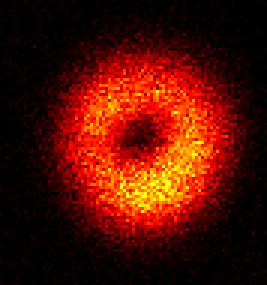
#> input picture py/input/xy_nanoparticle_alignment_donut.tif, 89 x 95 px (shown 3 times larger)
$ python master_figures.py
#> lines starting #> are read from the running program, lines starting #| are printed output that depends on the picture
"""
master_figures.py
Produces all Python/matplotlib figures for:
  Doughty et al.

Figures produced:
  fig2  - beam quality diagnostic: real vs theoretical LG01 beam
           panels a-c (real) + d-f (theoretical) → donut_comparison.pdf/png
           NOTE: requires xy_nanoparticle_alignment_donut.tif in INPUT dir.
  fig3  — centre-pull bias schematic (panel a) +
           SBR degradation curve (panel b)       → fig3combined.pdf/png
  fig4  — photon budget panel a + PSF/MINFLUX grid panel b
                                                 → figure4.pdf/png
  fig5  — linkage error distributions (panel b only)
                                                 → fig5b_distributions.pdf/png


"""

import numpy as np
from scipy.ndimage import gaussian_filter, zoom
from scipy.stats import skewnorm
import matplotlib
matplotlib.use("Agg")
import matplotlib.pyplot as plt
import matplotlib.gridspec as gridspec
import matplotlib.ticker
from matplotlib.patches import Circle, FancyBboxPatch
from matplotlib.lines import Line2D
import tifffile

rng = np.random.default_rng(42)

OUT   = "./output/"
INPUT = "./input/"

import os
os.makedirs(OUT, exist_ok=True)


plt.rcParams.update({
    "font.family":       "Helvetica",
    "font.size":         8,
    "axes.labelsize":    9,
    "axes.linewidth":    1.0,
    "xtick.labelsize":   7.5,
    "ytick.labelsize":   7.5,
    "xtick.major.width": 1.0,
    "ytick.major.width": 1.0,
    "xtick.minor.width": 1.0,
    "ytick.minor.width": 1.0,
    "lines.linewidth":   1.8,
    "legend.fontsize":   7.5,
    "mathtext.fontset":  "custom",
    "mathtext.rm":       "Helvetica",
    "mathtext.it":       "Helvetica:italic",
    "mathtext.bf":       "Helvetica:bold",
})


BLUE   = "#1f77b4"
ORANGE = "#ff7f0e"
RED    = "#d62728"


# FIGURE 2a -Centre-pull bias schematic


def hex_positions(cx, cy, r):
    angles = np.linspace(-np.pi/2, -np.pi/2 + 2*np.pi, 7)[:-1]
    pts = [(cx + r*np.cos(a), cy + r*np.sin(a)) for a in angles]
    pts.append((cx, cy))
    return pts

def photon_counts_2a(probes, fx, fy, N, b):
    dists2 = np.array([(px-fx)**2 + (py-fy)**2 for px, py in probes])
    L2 = max(dists2[:6])
    return N * dists2 / L2 + b

def naive_estimate(probes, counts):
    op = probes[:6]
    oc = counts[:6]
    inv = 1.0 / (oc + 1e-9)
    wx = sum(c*p[0] for c, p in zip(inv, op)) / sum(inv)
    wy = sum(c*p[1] for c, p in zip(inv, op)) / sum(inv)
    return wx, wy

def draw_geo(ax, r, fx, fy, N, b, title):
    probes = hex_positions(0, 0, r)
    counts = photon_counts_2a(probes, fx, fy, N, b)
    ex, ey = naive_estimate(probes, counts)
    ax.add_patch(Circle((0, 0), r, fill=False, edgecolor="#5b8dd9",
                         lw=1.4, ls="--", zorder=2))
    for px, py in probes[:6]:
        ax.plot(px, py, "o", color="#5b8dd9", ms=6, zorder=5,
                markeredgecolor="white", markeredgewidth=0.7)
        ax.plot(0, 0, "+", color="#5b8dd9", ms=8, mew=1.5, zorder=5)
        ax.plot(fx, fy, "x", color="#bc13fe", ms=10, mew=2.0, zorder=6)
        ax.plot(ex, ey, "+", color="#27ae60", ms=10, mew=2.0, zorder=6)

    ax.set_xlim(-r*1.55, r*1.55)
    ax.set_ylim(-r*1.55, r*1.55)
    ax.set_aspect("equal"); ax.axis("off")
    ax.set_title(title, fontsize=9, pad=6)
    return probes, counts

def draw_hist(ax, probes, counts, b):
    labels = [f"$x_{i+1}$" for i in range(6)] + ["$x_0$"]
    x   = np.arange(len(probes))
    sig = counts - b
    ax.bar(x, sig, color="#2e86c1", alpha=0.88, zorder=3)
    if b > 0:
        ax.bar(x, [b]*len(probes), bottom=sig,
               color="#e74c3c", alpha=0.80, zorder=3)
        ax.axhline(b, color="#e74c3c", lw=1.0, ls="--", alpha=0.7)
        ax.text(len(probes) - 0.3, b, " $b$", ha="left", va="center",
                fontsize=9, color="#e74c3c")
    ax.set_xticks(x); ax.set_xticklabels(labels, fontsize=7.5)
    ax.set_ylabel("EFO (kHz)", fontsize=8)
    ax.set_ylim(0, 105)
    ax.tick_params(axis="y", labelsize=7.5)
    ax.spines[["top","right"]].set_visible(False)
    ax.set_xlabel("Probe position", fontsize=8)

R_2a = 1.0; FX, FY = 0.30, 0.18; N_kHz = 70.0
B_NO = 0.0; B_YES = 30.0

fig2a = plt.figure(figsize=(8.0, 5.2))
fig2a.patch.set_facecolor("white")
gs2a = gridspec.GridSpec(2, 2, height_ratios=[1.45, 1.0],
                          hspace=0.15, wspace=0.32,
                          top=0.93, bottom=0.13)
ax_g1 = fig2a.add_subplot(gs2a[0, 0])
ax_g2 = fig2a.add_subplot(gs2a[0, 1])
ax_h1 = fig2a.add_subplot(gs2a[1, 0])
ax_h2 = fig2a.add_subplot(gs2a[1, 1])

p1, c1 = draw_geo(ax_g1, R_2a, FX, FY, N_kHz, B_NO,  "No background  ($b = 0$)")
p2, c2 = draw_geo(ax_g2, R_2a, FX, FY, N_kHz, B_YES, "With background  ($b > 0$)")
draw_hist(ax_h1, p1, c1, B_NO)
draw_hist(ax_h2, p2, c2, B_YES)

legend_elements = [
    Line2D([0],[0], marker="x", color="#bc13fe", markersize=10, mew=2.0,
           linestyle="none", label="True position"),
    Line2D([0],[0], marker="+", color="#27ae60", markersize=10, mew=2.0,
           linestyle="none", label="Estimated position"),
    Line2D([0],[0], color="#2e86c1", lw=6, alpha=0.88, label="Signal (EFO)"),
    Line2D([0],[0], color="#e74c3c", lw=6, alpha=0.80, label="Background ($b$)"),
]
fig2a.legend(handles=legend_elements, loc="lower center", ncol=4,
             fontsize=8, frameon=False, bbox_to_anchor=(0.5, -0.02))

fig2a.savefig(OUT + "fig2a_centrepull.pdf", dpi=300, bbox_inches="tight")
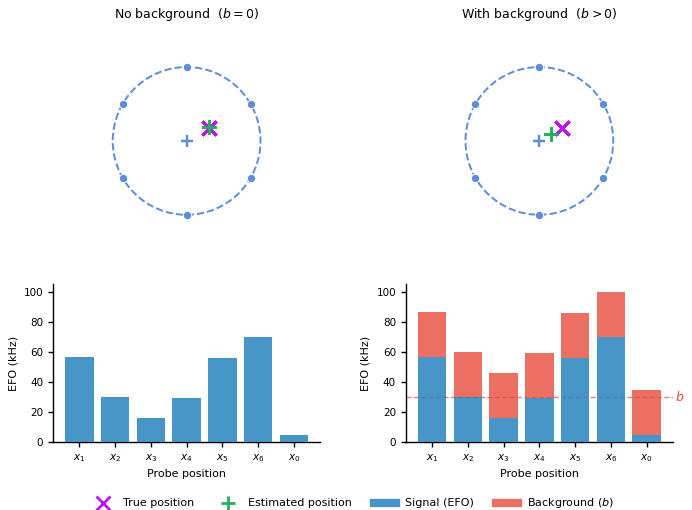
#> figure drawn by matplotlib, 4 panels; panel 3: tallest bar 70 high, from x = 4.6 to 5.4; panel 4: tallest bar 70 high, from x = 4.6 to 5.4
fig2a.savefig(OUT + "fig2a_centrepull.png", dpi=300, bbox_inches="tight")
plt.close(fig2a)
print("✓ fig2a_centrepull")

# FIGURE 2b — SBR precision degradation curve


sbr = np.logspace(-0.5, 2.3, 500)
deg = np.sqrt(1 + 1/sbr)

fig2b, ax = plt.subplots(figsize=(5.5, 4.0))
fig2b.patch.set_facecolor("white")

regimes = [
    (0.5,  2.0,  "#fce4d6", "Tissue\n(depth)"),
    (2.0,  8.0,  "#fef9e7", "Tissue\n(surface)"),
    (8.0,  40.0, "#eaf4fb", "Cultured\ncells"),
    (40.0, 180., "#e9f7ef", "Purified\nprotein"),
]
LABEL_Y = 2.35
for lo, hi, col, lbl in regimes:
    ax.axvspan(lo, hi, color=col, alpha=0.9, zorder=0)
    lx = np.exp((np.log(lo) + np.log(hi)) / 2)
    ax.text(lx, LABEL_Y, lbl, ha="center", va="center",
            fontsize=8.5, color="#333", linespacing=1.5)

ax.plot(sbr, deg, color="#1a5276", lw=2.2, zorder=3)
ax.axhline(1.0, color="#aab", lw=0.9, ls="--", zorder=2)
ax.text(160, 1.015, r"$\sigma_{\rm loc}$ (shot-noise limit)",
        ha="right", va="bottom", fontsize=7, color="#888")

spot_sbrs = [0.9, 4.0, 18.0, 90.0]
spot_cols = ["#c0392b", "#d68910", "#2471a3", "#1e8449"]
for s, c in zip(spot_sbrs, spot_cols):
    ax.plot(s, np.sqrt(1+1/s), "o", color=c, ms=6, zorder=4,
            markeredgecolor="white", markeredgewidth=0.8)

ax.set_xscale("log")
ax.set_xlim(0.5, 180); ax.set_ylim(0.95, 2.55)
ax.set_xlabel("Signal-to-background ratio (SBR)", fontsize=9)
ax.set_ylabel(r"Precision degradation factor  $(1 + 1/\mathrm{SBR})^{1/2}$",
              fontsize=9)
ax.tick_params(labelsize=8)
ax.set_xticks([0.5, 1, 2, 5, 10, 20, 50, 100])
ax.get_xaxis().set_major_formatter(matplotlib.ticker.ScalarFormatter())
ax.spines[["top","right"]].set_visible(False)

plt.tight_layout(pad=0.8)
fig2b.savefig(OUT + "fig2b_degradation.pdf", dpi=300, bbox_inches="tight")
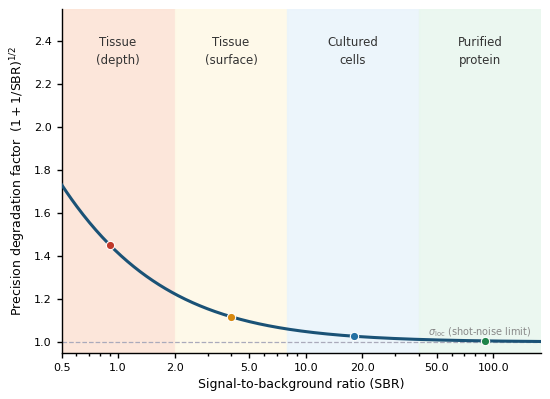
#> figure drawn by matplotlib, 1 panel; curve peaks at x = 0.316, y = 2.04
fig2b.savefig(OUT + "fig2b_degradation.png", dpi=300, bbox_inches="tight")
plt.close(fig2b)
print("✓ fig2b_degradation")


# FIGURE 3 — Photon budget (panel a) + PSF/MINFLUX grid (panel b)


# Shared physics parameters
s_nm       = 155.0   # PSF sigma (nm); λ=670nm, NA=1.4 practical
a_px       = 130.0   # pixel size (nm)
L_MF       = 40.0    # MINFLUX final-iteration TCP diameter (nm)
floor_SMLM = 2.0     # nm- residual drift/aberration floor (SMLM)
floor_MF   = 0.5     # nm - active stabilisation floor (MINFLUX)
N_total    = 8000    # AF647 total photon budget (Dempsey 2011, 5 cycles × 1600 ph)
N_bleach   = 1600    # early bleach: 1 switching cycle
b2_vals    = [0, 10, 50]  # background levels ph/px

def sigma_TM(n, b2):
    """Thompson-Mortensen precision with drift/aberration floor."""
    base = (s_nm**2 + a_px**2/12.0) / n
    corr = 1.0 + (4*np.pi*s_nm**2*b2) / (n*a_px**2)
    return np.sqrt(base*corr + floor_SMLM**2)

def sigma_MF(N):
    """MINFLUX CRB per coordinate: σ = L/(4√N), with floor."""
    return np.sqrt((L_MF / (4.0*np.sqrt(N)))**2 + floor_MF**2)

# Panel a: precision vs photons
N_ax = np.logspace(np.log10(1), np.log10(1e5), 600)
ls_styles = ["-", "--", ":"]
alphas_ls  = [1.0, 0.85, 0.85]

fig3 = plt.figure(figsize=(7.2, 7.2))
gs3  = gridspec.GridSpec(2, 1, figure=fig3,
                          height_ratios=[1.15, 1.55],
                          hspace=0.42,
                          left=0.07, right=0.97,
                          top=0.96, bottom=0.06)
ax3a = fig3.add_subplot(gs3[0])

for b2, ls, alpha in zip(b2_vals, ls_styles, alphas_ls):
    ax3a.loglog(N_ax, sigma_TM(N_ax, b2),
                color=BLUE, lw=1.8, ls=ls, alpha=alpha, zorder=3)
ax3a.loglog(N_ax, sigma_MF(N_ax), color=ORANGE, lw=1.8, zorder=3)

mask_bl     = N_ax <= N_bleach
sigma_at_bl = sigma_TM(np.array([float(N_bleach)]), 0)[0]
sigma_at_tot= sigma_TM(np.array([float(N_total)]),  0)[0]
ax3a.loglog(N_ax[mask_bl], sigma_TM(N_ax, 0)[mask_bl],
            color=RED, lw=1.8, zorder=4)
ax3a.plot(N_bleach, sigma_at_bl, "o", color=RED, ms=6,
          mec="white", mew=1.0, zorder=5)
ax3a.axvline(N_bleach, color=RED,  lw=0.8, ls="--", alpha=0.45, zorder=2)
ax3a.axvline(N_total,  color=BLUE, lw=0.8, ls="--", alpha=0.25, zorder=2)
ax3a.axvspan(N_bleach, 1e5, color=RED, alpha=0.03, zorder=0)

ax3a.annotate("bleach\nevent",
    xy=(N_bleach, sigma_at_bl),
    xytext=(N_bleach*2.3, sigma_at_bl*3.0),
    fontsize=6.5, color=RED, ha="left",
    arrowprops=dict(arrowstyle="-", color=RED, lw=0.7))
ax3a.annotate(r"$N_\mathrm{total}$"+f"\n({N_total//1000}k ph)",
    xy=(N_total, sigma_at_tot),
    xytext=(N_total*1.12, sigma_at_tot*6.0),
    fontsize=6.5, color=BLUE, alpha=0.7, ha="left",
    arrowprops=dict(arrowstyle="-", color=BLUE, lw=0.6, alpha=0.55))

ax3a.axhline(floor_SMLM, color=BLUE,   lw=0.8, ls=":", alpha=0.5, zorder=1)
ax3a.axhline(floor_MF,   color=ORANGE, lw=0.8, ls=":", alpha=0.5, zorder=1)
ax3a.text(1.2, floor_SMLM*0.87,
          r"$\sigma_\mathrm{floor}^\mathrm{SMLM}$" + f" = {floor_SMLM:.0f} nm",
          fontsize=6.5, color=BLUE, alpha=0.7, va="top")
ax3a.text(1.2, floor_MF*1.12,
          r"$\sigma_\mathrm{floor}^\mathrm{MF}$" + f" = {floor_MF} nm",
          fontsize=6.5, color=ORANGE, alpha=0.7, va="bottom")

ax3a.set_xlabel("Cumulative photons collected, $N$", labelpad=3)
ax3a.set_ylabel(r"$\sigma_\mathrm{loc}$ (nm)", labelpad=3)
ax3a.set_xlim(1, 1e5); ax3a.set_ylim(0.3, 1e3)
ax3a.xaxis.set_major_formatter(
    matplotlib.ticker.LogFormatterSciNotation(base=10, labelOnlyBase=True))
ax3a.xaxis.set_minor_locator(
    matplotlib.ticker.LogLocator(base=10, subs=np.arange(2,10)*0.1, numticks=12))
ax3a.yaxis.set_minor_locator(
    matplotlib.ticker.LogLocator(base=10, subs=np.arange(2,10)*0.1, numticks=12))
ax3a.tick_params(which="minor", length=2, width=0.4)
ax3a.spines["top"].set_visible(False)
ax3a.spines["right"].set_visible(False)

handles3 = [
    Line2D([0],[0], color=BLUE,   lw=1.8, ls="-",  label=r"SMLM, $b^2=0$ ph/px"),
    Line2D([0],[0], color=BLUE,   lw=1.8, ls="--", label=r"SMLM, $b^2=10$ ph/px", alpha=0.85),
    Line2D([0],[0], color=BLUE,   lw=1.8, ls=":",  label=r"SMLM, $b^2=50$ ph/px", alpha=0.85),
    Line2D([0],[0], color=ORANGE, lw=1.8, ls="-",  label="MINFLUX"),
    Line2D([0],[0], color=RED,    lw=1.8, ls="-",  label="SMLM (early photobleach)"),
]
ax3a.legend(handles=handles3, loc="upper center", bbox_to_anchor=(0.5, -0.16),
            ncol=3, frameon=False, handlelength=1.6,
            columnspacing=1.0, labelspacing=0.35, borderaxespad=0)
ax3a.text(-0.07, 1.02, "a", transform=ax3a.transAxes,
          fontsize=11, fontweight="bold", va="top")

#  Panel b: SMLM PSF grid + MINFLUX scatter grid
gs3b = gridspec.GridSpecFromSubplotSpec(3, 6, subplot_spec=gs3[1],
                                        hspace=0.10, wspace=0.06)

# Build 40nm bead + Gaussian PSF template (oversampled)
px_nm = 100.0; bead_d_nm = 40.0; b2_grid = 50.0
ROI = 15; oversample = 10
s_px   = s_nm / px_nm
br_px  = (bead_d_nm/2.0) / px_nm
fine   = ROI * oversample
cy_f   = cx_f = fine / 2.0
yf, xf = np.mgrid[0:fine, 0:fine] + 0.5
disk   = ((xf-cx_f)**2 + (yf-cy_f)**2 <= (br_px*oversample)**2).astype(float)
if disk.sum() == 0:
    disk[int(cy_f), int(cx_f)] = 1.0
disk  /= disk.sum()
conv   = gaussian_filter(disk, sigma=s_px*oversample)
tmpl   = conv.reshape(ROI, oversample, ROI, oversample).sum(axis=(1,3))
tmpl  /= tmpl.sum()

N_SMLM  = [50, 200, 600, 2000, 8000, 50000]
N_MF_g  = [5,  15,  50,  150,  500,  2000]
ax_half = 15.0

gs3b_pos = gs3[1].get_position(fig3)
lx_label = gs3b_pos.x0 - 0.045
fig3.text(lx_label, gs3b_pos.y0 + gs3b_pos.height*0.84,
          "Camera", va="center", ha="left", fontsize=7.5,
          style="italic", color="#333333", rotation=90)
fig3.text(lx_label, gs3b_pos.y0 + gs3b_pos.height*0.50,
          "SMLM",   va="center", ha="left", fontsize=7.5,
          style="italic", color="#333333", rotation=90)
fig3.text(lx_label, gs3b_pos.y0 + gs3b_pos.height*0.16,
          "MINFLUX",    va="center", ha="left", fontsize=7.5,
          style="italic", color="#333333", rotation=90)

for col, N in enumerate(N_SMLM):
    ax = fig3.add_subplot(gs3b[0, col])
    img = rng.poisson(N*tmpl + b2_grid).astype(float)
    ax.imshow(img, cmap="hot", interpolation="nearest", origin="lower",
              vmin=0, vmax=np.percentile(img, 99.5))
    ax.set_xticks([]); ax.set_yticks([])
    lbl = f"$N\\!={N}$" if N < 1000 else f"$N\\!=\\!{N//1000}$k"
    ax.text(0.04, 0.04, lbl, transform=ax.transAxes, fontsize=6.5,
            color="white", va="bottom", fontweight="bold",
            bbox=dict(boxstyle="square,pad=0.1", fc="black", ec="none", alpha=0.5))
    if col == 0:
        ax.text(-0.35, 1.08, "b", transform=ax.transAxes,
                fontsize=11, fontweight="bold", va="top")

#  Middle row: SMLM position-estimate scatter (Thompson-Mortensen precision)
# Samples drawn from N(0, sigma_TM(N, b2_grid)^2) to mirror the analytical
# treatment used in the MINFLUX row below; column N values match the top row.
for col, N in enumerate(N_SMLM):
    ax = fig3.add_subplot(gs3b[1, col])
    sig = sigma_TM(N, b2_grid)
    xy  = rng.normal(0, sig, size=(300, 2))
    ax.scatter(xy[:,0], xy[:,1], s=2.5, color=BLUE,
               alpha=0.45, linewidths=0, rasterized=True)
    ax.set_xlim(-ax_half, ax_half); ax.set_ylim(-ax_half, ax_half)
    ax.set_aspect("equal")
    ax.axhline(0, color="black", lw=0.3, alpha=0.2)
    ax.axvline(0, color="black", lw=0.3, alpha=0.2)
    ax.set_xticks([]); ax.set_yticks([])
    for sp in ["top","right"]: ax.spines[sp].set_visible(False)
    for sp in ["left","bottom"]: ax.spines[sp].set_color("#aaaaaa")
    sig_lbl = (f"$\\sigma\\!=\\!{sig:.1f}$nm" if sig < 10
               else f"$\\sigma\\!=\\!{sig:.0f}$nm")
    ax.text(0.97, 0.04, sig_lbl,
            transform=ax.transAxes, fontsize=6, color=BLUE,
            va="bottom", ha="right")
    lbl = f"$N\\!={N}$" if N < 1000 else f"$N\\!=\\!{N//1000}$k"
    ax.text(0.03, 0.96, lbl,
            transform=ax.transAxes, fontsize=6.5,
            color="#333333", va="top", fontweight="bold")

for col, N in enumerate(N_MF_g):
    ax = fig3.add_subplot(gs3b[2, col])
    sig = sigma_MF(N)
    xy  = rng.normal(0, sig, size=(300, 2))
    ax.scatter(xy[:,0], xy[:,1], s=2.5, color=ORANGE,
               alpha=0.45, linewidths=0, rasterized=True)
    ax.set_xlim(-ax_half, ax_half); ax.set_ylim(-ax_half, ax_half)
    ax.set_aspect("equal")
    ax.axhline(0, color="black", lw=0.3, alpha=0.2)
    ax.axvline(0, color="black", lw=0.3, alpha=0.2)
    ax.set_xticks([]); ax.set_yticks([])
    for sp in ["top","right"]: ax.spines[sp].set_visible(False)
    for sp in ["left","bottom"]: ax.spines[sp].set_color("#aaaaaa")
    ax.text(0.97, 0.04, f"$\\sigma\\!=\\!{sig:.1f}$nm",
            transform=ax.transAxes, fontsize=6, color=ORANGE,
            va="bottom", ha="right")
    ax.text(0.03, 0.96, f"$N\\!=\\!{N}$",
            transform=ax.transAxes, fontsize=6.5,
            color="#333333", va="top", fontweight="bold")

ax_last = fig3.axes[-1]
ax_last.plot([-ax_half*0.75, -ax_half*0.75+5], [-ax_half*0.82]*2,
             color="black", lw=1.5, solid_capstyle="butt")
ax_last.text(-ax_half*0.75+2.5, -ax_half*0.70, "5 nm",
             ha="center", va="bottom", fontsize=5.5, color="black")

fig3.savefig(OUT + "figure3.pdf", dpi=300, bbox_inches="tight")
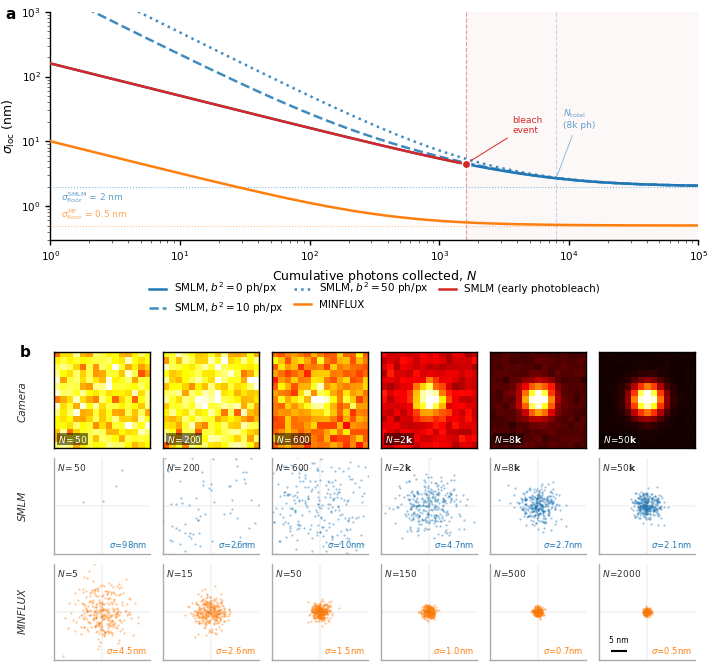
#> figure drawn by matplotlib, 19 panels; panel 1: curve peaks at x = 1, y = 159.5; panel 1: curve peaks at x = 1, y = 2137.5; panel 1: curve peaks at x = 1, y = 4769
fig3.savefig(OUT + "figure3.png", dpi=300, bbox_inches="tight")
plt.close(fig3)
print("✓ figure3 (panels a + b)")


# FIGURE 5 - Non-Gaussian linkage error distributions
# Calibrated to Wang et al. 2025 (Commun. Phys. 8, 253):
#   S (nanobody):    mean=2.5nm, SD=1.9nm, skew=0.058, kurt=2.17
#   M (primary IgG): mean=12.2nm, SD=3.6nm, skew=0.311, kurt=2.33
#   L (1+2):       mean=20.3nm, SD=4.9nm, skew=0.134, kurt=2.23, bimodal
# Plotted mean-corrected; schematic only.


COL_NANO    = "#1a9c7b"
COL_PRIMARY = "#1a5276"
COL_SECOND  = "#2e86c1"
COL_GAUSS   = "#bbbbbb"

def skewed_flat(x, sigma, skew_shift, flatten):
    x_warp = x - skew_shift * np.exp(-((x-skew_shift)**2) / (2*sigma**2))
    raw    = np.exp(-0.5 * (x_warp / sigma)**2)
    broad  = np.exp(-0.5 * (x / (sigma*1.9))**2)
    pdf    = (1 - flatten)*raw + flatten*broad
    dx     = x[1] - x[0]
    return pdf / (pdf.sum() * dx)

# Parameters tuned to match Wang et al. 2025 moments (schematic)
reporters4 = [
    # (title, colour, xlim,     sigma, skew,  flat,  bimodal, peaks)
    ("Nanobody\n(S reporter)",       COL_NANO,    (-8,  8),  1.6, -0.15, 0.25, False, None),
    ("Primary antibody\n(M reporter)", COL_PRIMARY, (-12, 12), 2.8, -1.20, 0.35, False, None),
    ("Primary + secondary\n(L reporter)", COL_SECOND, (-16, 16), 2.2,  0.00, 0.28, True, (-2.6, 3.1)),
]

fig5, axes5 = plt.subplots(1, 3, figsize=(9.5, 3.8))
fig5.patch.set_facecolor("white")

for ax, (lbl, col, xlim, sigma, skew, flat, bimodal, peaks) \
        in zip(axes5, reporters4):
    ax.set_facecolor("white")
    x  = np.linspace(xlim[0], xlim[1], 2000)
    dx = x[1] - x[0]

    if bimodal:
        c1  = skewed_flat(x - peaks[0], sigma, -0.1, 0.25)
        c2  = skewed_flat(x - peaks[1], sigma,  0.1, 0.25)
        pdf = 0.52*c1 + 0.48*c2
        pdf = pdf / (pdf.sum() * dx)
    else:
        pdf = skewed_flat(x, sigma, skew, flat)

    # Gaussian of equal variance
    std_emp = np.sqrt(np.sum(pdf * x**2 * dx))
    gauss   = np.exp(-0.5*(x/std_emp)**2)
    gauss   = gauss / (gauss.sum() * dx)

    ax.fill_between(x, pdf, color=col, alpha=0.30, zorder=2)
    ax.plot(x, pdf,   color=col,       lw=2.0, zorder=3,
            label="Schematic linkage\nerror distribution")
    ax.plot(x, gauss, color=COL_GAUSS, lw=1.4, ls="--", zorder=2,
            label="Gaussian (equal variance,\nfor comparison)")
    ax.axvline(0, color=col, lw=0.9, ls=":", alpha=0.6, zorder=1,
               label="Distribution mean")

    # Descriptor text
    if bimodal:
        descriptors = ["Broad", "Bimodal", "Platykurtic"]
    elif "M reporter" in lbl:
        descriptors = ["Intermediate width", "Left-skewed", "Platykurtic"]
    else:
        descriptors = ["Narrow", "Near-symmetric", "Platykurtic"]
    ax.text(0.97, 0.96, "\n".join(descriptors),
            transform=ax.transAxes, ha="right", va="top",
            fontsize=7, style="italic", color="#555555")

    ax.set_title(lbl, fontsize=9, fontweight="bold", color=col, pad=5)
    ax.set_xlabel("Localisation offset from mean (nm)", fontsize=8)
    ax.set_ylabel("Probability density\n(schematic)", fontsize=8) \
        if ax is axes5[0] else ax.set_ylabel("")
    ax.set_xlim(xlim); ax.set_ylim(bottom=0)
    ax.spines[["top","right"]].set_visible(False)
    ax.tick_params(labelsize=7.5)

# Shared legend below panels
legend_elements4 = [
    Line2D([0],[0], color="#555555",   lw=2.0,
           label="Schematic linkage error distribution"),
    Line2D([0],[0], color=COL_GAUSS,   lw=1.4, ls="--",
           label="Gaussian (equal variance, for comparison)"),
    Line2D([0],[0], color="#555555",   lw=1.0, ls=":",
           label="Distribution mean"),
]
fig5.legend(handles=legend_elements4, loc="lower center", ncol=3,
             fontsize=7.5, frameon=False, bbox_to_anchor=(0.5, -0.04))

plt.tight_layout(rect=[0, 0.08, 1, 1])
fig5.canvas.draw()
renderer = fig5.canvas.get_renderer()
inv = fig5.transFigure.inverted()
title_top = max(
    ax.title.get_window_extent(renderer).transformed(inv).y1 for ax in axes5
)
for ax, lbl in zip(axes5, ["a", "b", "c"]):
    pos = ax.get_position()
    fig5.text(pos.x0 - 0.045, title_top, lbl,
              fontsize=11, fontweight="bold", color="black",
              va="top", ha="left", transform=fig5.transFigure)
fig5.savefig(OUT + "fig5_distributions.pdf", dpi=300, bbox_inches="tight")
fig5.savefig(OUT + "fig5_distributions.png", dpi=300, bbox_inches="tight")
plt.close(fig5)
print("✓ fig5_distributions")


# FIGURE 2 — Doughnut beam quality diagnostic
# Panels a–c: real beam (xy_nanoparticle_alignment_donut.tif)
# Panels d–f: synthetic ideal LG01 beam
#
# Acquisition: 640 nm, 80 mW, 8% power; 25 nm gold nanoparticle fiducial;
# 100 px/µm; deliberately calibrated asymmetric beam.
# Analysis uses luminance grayscale (consistent with RGB display in panel a).
# Display in panel a uses 4× upsampled + Gaussian-smoothed luminance for
# visual consistency with the analytically smooth theoretical beam in panel d.
# All analysis (panels b,c,e,f) runs on raw luminance data.


#  Load and prepare images
img_real  = tifffile.imread(INPUT + "xy_nanoparticle_alignment_donut.tif")
#> img_real is the input picture: shape (95, 89, 3); mean R, G, B 81.7, 15, 0.1
h_r, w_r  = img_real.shape[:2]
#> (the rest of the program and of its run is left out)
